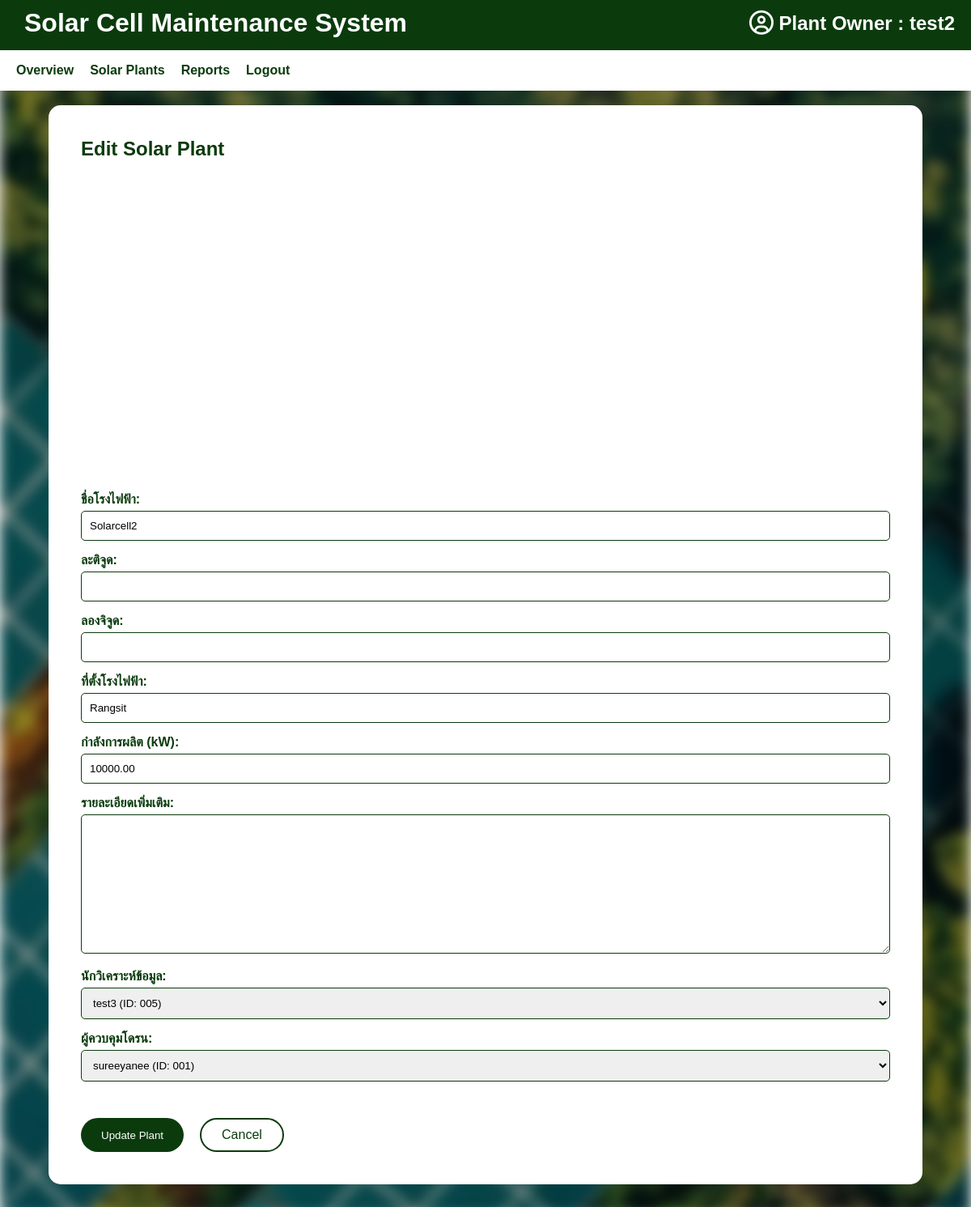
The page /plant/edit/3/ (signed in) on the database its author committed.
### accounts/models.py (models this page shows, shortened)
class CustomUser(AbstractUser):
    ROLE_CHOICES = [
        ("site_admin", "Site Admin"),     # ผู้ดูแลเว็บไซต์
        ("plant_owner", "Plant Owner"),
        ("data_analyst", "Data Analyst"),
        ("drone_controller", "Drone Controller"),
    ]
    role = models.CharField(max_length=20, choices=ROLE_CHOICES, default="plant_owner")
    def formatted_id(self):
        return str(self.id).zfill(3)
    def __str__(self):
        return f"{self.username} (ID: {self.formatted_id()})"

### plant/models.py (models this page shows, shortened)
class SolarPlant(models.Model):
    name = models.CharField(max_length=255, verbose_name="ชื่อโรงไฟฟ้า")
    location = models.CharField(max_length=255, verbose_name="ที่ตั้งโรงไฟฟ้า")
    latitude = models.FloatField(verbose_name="ละติจูด", null=True, blank=True)
    longitude = models.FloatField(verbose_name="ลองจิจูด", null=True, blank=True)
    owner = models.ForeignKey(
        settings.AUTH_USER_MODEL,
        on_delete=models.CASCADE,
        related_name='plants',
        verbose_name="เจ้าของโรง"
    )
    installed_capacity_kw = models.DecimalField(
        max_digits=10, decimal_places=2,
        null=True, blank=True,
        verbose_name="กำลังการผลิต (kW)"
    )
    description = models.TextField(blank=True, verbose_name="รายละเอียดเพิ่มเติม")
    created_at = models.DateTimeField(auto_now_add=True)
    data_analyst = models.ForeignKey(
        settings.AUTH_USER_MODEL,
        on_delete=models.SET_NULL,
        null=True, blank=True,
        limit_choices_to={'role': 'data_analyst'},
        related_name='assigned_analyst_plants',
        verbose_name="นักวิเคราะห์ข้อมูล"
    )
    drone_controller = models.ForeignKey(
        settings.AUTH_USER_MODEL,
        on_delete=models.SET_NULL,
        null=True, blank=True,
        limit_choices_to={'role': 'drone_controller'},
        related_name='assigned_drone_plants',
        verbose_name="ผู้ควบคุมโดรน"
    )

### plant/views.py (the view)
# urls.py: path('edit/<int:pk>/', views.edit_plant, name='edit_plant'),
@login_required
def edit_plant(request, pk):
    plant = get_object_or_404(SolarPlant, pk=pk, owner=request.user)
    if request.method == 'POST':
        form = SolarPlantForm(request.POST, instance=plant, user=request.user)
        if form.is_valid():
            form.save()
            messages.success(request, 'Plant updated successfully.')
            return redirect('plant_detail_solar', pk=plant.id)
    else:
        form = SolarPlantForm(instance=plant, user=request.user)
    return render(request, 'dashboard/edit_plant.html', {'form': form, 'plant': plant})

### plant/forms.py
class SolarPlantForm(forms.ModelForm):
    class Meta:
        model = SolarPlant
        fields = ['name', 'latitude', 'longitude', 'location', 'installed_capacity_kw', 'description', 'data_analyst', 'drone_controller']
    def __init__(self, *args, **kwargs):
        user = kwargs.pop('user', None)  # รับผู้ใช้เพื่อใช้ในการกรองสิทธิ์
        super().__init__(*args, **kwargs)
        if user:
            self.fields['data_analyst'].queryset = User.objects.filter(role='data_analyst')
            self.fields['drone_controller'].queryset = User.objects.filter(role='drone_controller')
        else:
            self.fields['data_analyst'].queryset = User.objects.none()
            self.fields['drone_controller'].queryset = User.objects.none()

### templates/dashboard/edit_plant.html (shortened to what this page needs)
{% extends 'dash.html' %}
{% load static %}
{% block class_name %}upload-form-container{% endblock %}
{% block content %}
  <h2>Edit Solar Plant</h2>
  <form method="post" class="upload-grid-form" id="plant_form">
    <div class="form-fields">
    <div id="map" style="height: 400px; margin-bottom: 10px;"></div>
    {{ form.as_p }}
    </div>
  </form>
  <div class="button-group">
  <button type="submit" form="plant_form" class="btn-green">Update Plant</button>
  <a href="{% url 'plant_detail_solar' plant.id %}" class="btn-outline">Cancel</a>
  </div>
{% endblock %}

### templates/dash.html (shortened to what this page needs)
{% load static %}
<!DOCTYPE html>
<html lang="en">
<head>
    <link rel="stylesheet" href="{% static 'css/style.css' %}">
    <link rel="stylesheet" href="https://cdnjs.cloudflare.com/ajax/libs/font-awesome/6.5.0/css/all.min.css">
</head>
<body class="dash">
    <header>
    <div class="header-top">
        <h1>Solar Cell Maintenance System</h1>
        <h2 class="user-info" style="position: absolute; top: 15px; right: 20px; font-weight: bold; color: white;">
            <i class="fa-regular fa-circle-user fa-lg" style="color: #ffffff;"></i> {{ request.user.get_role_display|default:request.user.role|capfirst }} : {{ request.user.username }}
        </h2>
    </div>
    {% block navbar %}
    <nav class="navbar">
        {% if request.user.role == 'plant_owner' %}
            {% include 'navbars/navbar_plant_owner.html' %}
        {% elif request.user.role == 'data_analyst' %}
            {% include 'navbars/navbar_data_analyst.html' %}
        {% elif request.user.role == 'drone_controller' %}
            {% include 'navbars/navbar_drone_controller.html' %}
        {% endif %}
    </nav>
    {% endblock %}
    </header>
    <div class="{% block class_name %}dash-container{% endblock %}">
        {% block content %}
        {% endblock %}
    </div>
</body>
</html>

### static/css/style.css (style rules this page uses)
body.dash { position: relative; margin: 0; padding: 0; min-height: 100vh; font-family: 'Arial', sans-serif; }
body.dash::before { content: ''; position: fixed; pointer-events: none; top: 0; left: 0; width: 100%; height: 100%; background-image: url("/static/images/solar-bg.jpg"); background-size: cover; background-position: center; background-repeat: no-repeat; filter: blur(8px) brightness(0.7); z-index: -1; }
.dash header { background-color: rgb(11, 59, 13); display: flex; flex-direction: column; align-items: stretch; padding: 0; position: fixed; top: 0; left: 0; width: 100%; z-index: 1000; box-shadow: 0px 2px 5px rgba(0, 0, 0, 0.1); }
.header-top { display: flex; justify-content: space-between; align-items: center; padding: 10px 30px; background-color: rgb(11, 59, 13); color: white; }
.navbar { background-color: rgb(255, 255, 255); color: rgb(11, 59, 13); display: flex; justify-content: flex-start; padding: 5px 20px; align-items: center; margin: 0; position: relative; top: 5px; width: 100%; height: 40px; }
.dash h1 { color: rgb(255, 255, 255); margin: 0; }
.dash h2 { color: rgb(11, 59, 13); margin: 0; }
.dash p { color: rgb(11, 59, 13); margin: 0; }
.upload-form-container { background: white; padding: 40px; border-radius: 15px; max-width: 1000px; margin: 130px auto 40px auto; display: flex; flex-direction: column; }
.upload-grid-form { display: flex; justify-content: space-between; gap: 40px; flex-wrap: wrap; }
.upload-grid-form .form-fields { flex: 1; min-width: 300px; }
.upload-grid-form .form-fields label { font-weight: bold; display: block; margin-bottom: 5px; color: #0b3b0d; }
.upload-grid-form .form-fields input, .upload-grid-form .form-fields select, .upload-grid-form .form-fields textarea { width: 100%; padding: 10px; margin-bottom: 15px; border: 1px solid #0b3b0d; border-radius: 5px; box-sizing: border-box; }
.button-group { text-decoration: none; margin-top: 30px; display: flex; justify-content: flex-start; gap: 20px; }
.btn-outline { padding: 10px 25px; border-radius: 25px; background: #fff; color: #0b3b0d; border: 2px solid #0b3b0d; text-decoration: none; }
.btn-green { text-decoration: none; padding: 10px 25px; border-radius: 25px; background: #0b3b0d; color: white; border: none; cursor: pointer; text-decoration: none; }

### rows shown on the page
CustomUser: user.role "Plant Owner", user.username "test2"
SolarPlant: name "Solarcell2", location "Rangsit", installed_capacity_kw "10000.00", data_analyst "test3 (ID: 005)", drone_controller "sureeyanee (ID: 001)"
